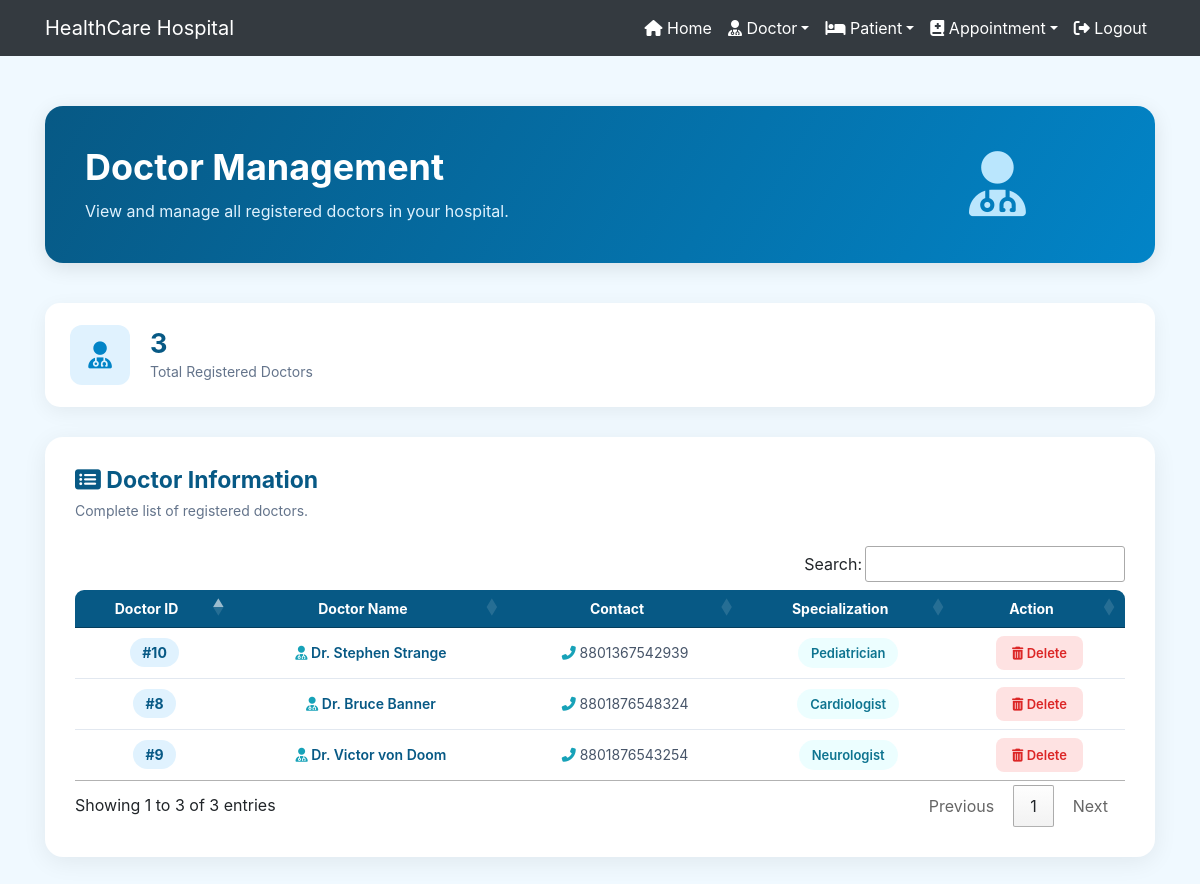
/view_doctor/ (signed in), run on the app's committed database.
### hospital/models.py (models this page shows, shortened)
class Doctor(models.Model):
    name = models.CharField(max_length=50)
    mobile = models.IntegerField()
    speciality = models.CharField(max_length=50)

### hospital/views.py (the view)
# urls.py: path('view_doctor/', View_Doctor, name='view_doctor'),
def View_Doctor(request):
    if not request.user.is_staff:
        return redirect('login')      ###
    doc = Doctor.objects.all()
    d = {'doc':doc}
    return render(request, 'view_doctor.html', d)

### hospital/templates/view_doctor.html (shortened to what this page needs)
{% extends "navigationbar.html" %}
{% load static %}
{% block body %}
<section class="view-doctor-section">
    <div class="container">
        <div class="doctor-header">
            <div class="row align-items-center">
                <div class="col-md-9">
                    <h1>Doctor Management</h1>
                    <p>
                        View and manage all registered doctors
                        in your hospital.
                    </p>
                </div>
                <div class="col-md-3 text-center text-md-end">
                    <i class="fas fa-user-md doctor-header-icon"></i>
                </div>
            </div>
        </div>
        <div class="doctor-stat-card">
            <div class="doctor-stat-icon">
                <i class="fas fa-user-md"></i>
            </div>
            <div>
                <h3>{{ doc|length }}</h3>
                <p>Total Registered Doctors</p>
            </div>
        </div>
        <div class="doctor-table-card">
            <div class="table-heading">
                <div>
                    <h3>
                        <i class="fas fa-list-alt me-2"></i>
                        Doctor Information
                    </h3>
                    <p>
                        Complete list of registered doctors.
                    </p>
                </div>
            </div>
            <div class="table-responsive">
                <table class="doctor-table" id="example">
                    <thead>
                        <tr>
                            <th>Doctor ID</th>
                            <th>Doctor Name</th>
                            <th>Contact</th>
                            <th>Specialization</th>
                            <th>Action</th>
                        </tr>
                    </thead>
                    <tbody>
                        {% for i in doc %}
                        <tr>
                            <td>
                                <span class="doctor-id">
                                    #{{ i.id }}
                                </span>
                            </td>
                            <td>
                                <span class="doctor-name">
                                    <i class="fas fa-user-md me-2 text-info"></i>
                                    {{ i.name }}
                                </span>
                            </td>
                            <td>
                                <i class="fas fa-phone-alt text-info me-2"></i>
                                {{ i.mobile }}
                            </td>
                            <td>
                                <span class="speciality-badge">
                                    {{ i.speciality }}
                                </span>
                            </td>
                            <td class="text-center">
                                <a href="{% url 'delete_doctor' i.id %}"
                                   onclick="return confirm('Are you sure you want to delete this doctor?')"
                                   class="delete-btn">
                                    <i class="fas fa-trash-alt me-1"></i>
                                    Delete
                                </a>
                            </td>
                        </tr>
                        {% endfor %}
                    </tbody>
                </table>
            </div>
        </div>
    </div>
</section>
{% endblock %}

### hospital/static/css/mystyle.css (style rules this page uses)
#example th, #example td { text-align:center; }
#example thead th { font-weight: bold; }

### hospital/templates/view_doctor.html (style rules this page uses)
.view-doctor-section { background: #f0f9ff; min-height: 90vh; padding: 50px 0 80px; }
.doctor-header { background: linear-gradient(120deg, #075985, #0284c7); padding: 40px; border-radius: 18px; color: white; margin-bottom: 40px; box-shadow: 0 5px 20px rgba(0,0,0,0.1); }
.doctor-header h1 { font-size: 36px; font-weight: bold; margin-bottom: 10px; }
.doctor-header p { color: #e0f2fe; font-size: 16px; margin-bottom: 0; }
.doctor-header-icon { font-size: 65px; color: #bae6fd; }
.doctor-stat-card { background: white; padding: 22px 25px; border-radius: 15px; box-shadow: 0 5px 20px rgba(0,0,0,0.06); margin-bottom: 30px; display: flex; align-items: center; gap: 20px; }
.doctor-stat-icon { width: 60px; height: 60px; background: #e0f2fe; color: #0284c7; border-radius: 12px; display: flex; align-items: center; justify-content: center; font-size: 27px; }
.doctor-stat-card h3 { color: #075985; font-size: 27px; font-weight: bold; margin: 0; }
.doctor-stat-card p { color: #64748b; margin: 0; font-size: 14px; }
.doctor-table-card { background: white; padding: 30px; border-radius: 18px; box-shadow: 0 5px 25px rgba(0,0,0,0.07); }
.table-heading { display: flex; justify-content: space-between; align-items: center; margin-bottom: 25px; }
.table-heading h3 { color: #075985; font-weight: bold; font-size: 23px; margin: 0; }
.table-heading p { color: #64748b; margin: 5px 0 0; font-size: 14px; }
.doctor-table { width: 100%; border-collapse: separate; border-spacing: 0; }
.doctor-table thead th { background: #075985; color: white; padding: 17px 15px; font-size: 14px; font-weight: 600; white-space: nowrap; border: none; }
.doctor-table thead th:first-child { border-radius: 9px 0 0 0; }
.doctor-table thead th:last-child { border-radius: 0 9px 0 0; text-align: center; }
.doctor-table tbody td { padding: 18px 15px; color: #475569; font-size: 14px; vertical-align: middle; border-bottom: 1px solid #e2e8f0; }
.doctor-table tbody tr { transition: 0.3s; }
.doctor-table tbody tr:last-child td { border-bottom: none; }
.doctor-id { display: inline-block; background: #e0f2fe; color: #075985; padding: 6px 12px; border-radius: 20px; font-weight: bold; }
.doctor-name { color: #075985; font-weight: 600; }
.speciality-badge { display: inline-block; background: #ecfeff; color: #0e7490; padding: 7px 13px; border-radius: 20px; font-size: 13px; font-weight: 600; }
.delete-btn { background: #fee2e2; color: #dc2626; border: none; padding: 9px 16px; border-radius: 8px; font-size: 13px; font-weight: 600; text-decoration: none; transition: 0.3s; display: inline-block; }

### data on the page
Doctor: id "8", name "Dr. Bruce Banner", mobile "8801876548324", speciality "Cardiologist"
Doctor: id "9", name "Dr. Victor von Doom", mobile "8801876543254", speciality "Neurologist"
Doctor: id "10", name "Dr. Stephen Strange", mobile "8801367542939", speciality "Pediatrician"

### other printed values
{{ doc|length }} "3"
